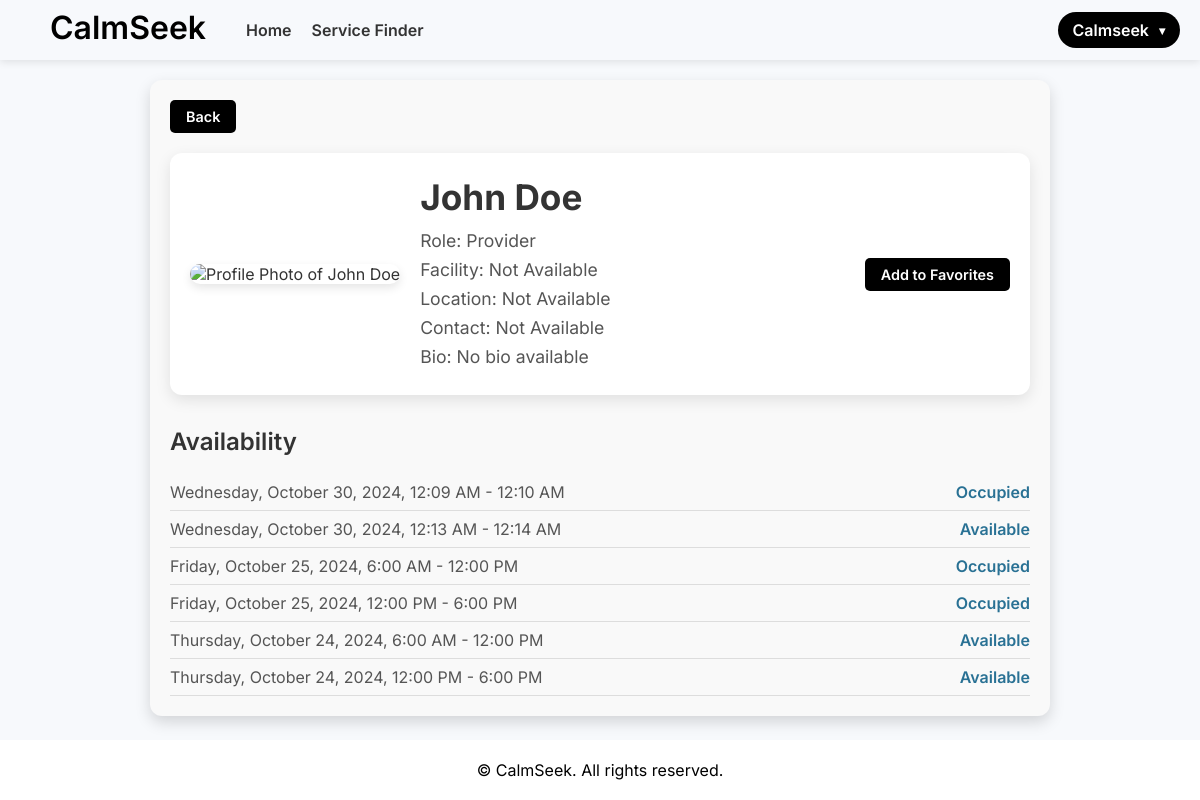
Screenshot of /appointments/providers/1/ (signed in) with the database file from the repository.
### appointments/models.py (models this page shows, shortened)
class Profile(models.Model):
    user = models.OneToOneField(get_user_model(), on_delete=models.CASCADE)
    ROLE_TYPES = [("Provider", "Provider"), ("User", "User"), ("Admin", "Admin")]
    role = models.CharField(max_length=20, choices=ROLE_TYPES, default=None)
    favorites = models.ManyToManyField(
        "self", related_name="favorited_by", symmetrical=False, blank=True
    )

class TimeSlot(models.Model):
    provider = models.ForeignKey(
        User, on_delete=models.CASCADE, related_name="provider_time_slots"
    )
    start_time = models.DateTimeField()
    end_time = models.DateTimeField()
    is_available = models.BooleanField(default=True)

### appointments/views.py (the view)
# urls.py: path("providers/<int:provider_id>/", views.provider_detail, name="provider_detail"),
@login_required
def provider_detail(request, provider_id):
    provider = get_object_or_404(Profile, id=provider_id, role="Provider")
    time_slots = TimeSlot.objects.filter(provider=provider.user)
    return render(
        request,
        "appointments/provider_detail.html",
        {"provider": provider, "time_slots": time_slots},
    )

### appointments/templates/appointments/provider_detail.html (shortened to what this page needs)
{% extends "base.html" %}
{% block content %}
<div class="provider-detail-container">
    <div class="back-btn-container">
        <a href="{% url 'appointments:browse_providers' %}" class="back-btn">Back</a>
    </div>
    <div class="provider-card">
        <div class="profile-photo">
            <img src="{{ provider.profile_photo.url }}" alt="Profile Photo of {{ provider.user.get_full_name }}">
        </div>
        <div class="provider-info">
            <h2 class="provider-name">{{ provider.user.get_full_name }}</h2>
            <p class="provider-role">Role: {{ provider.role }}</p>
            <p class="facility">Facility: {{ provider.facility|default:"Not Available" }}</p>
            <p class="location">Location: {{ provider.location|default:"Not Available" }}</p>
            <p class="contact-info">Contact: {{ provider.contact_info|default:"Not Available" }}</p>
            <p class="bio">Bio: {{ provider.bio|default:"No bio available" }}</p>
        </div>
        <div class="profile-photo">
            {% if provider in request.user.profile.favorites.all %}
            <a href="{% url 'appointments:remove_from_favorites' provider.id %}" class="remove-favorite-btn">Remove from Favorites</a>
            {% else %}
            <a href="{% url 'appointments:add_to_favorites' provider.id %}" class="favorite-btn">Add to Favorites</a>
            {% endif %}
        </div>
    </div>
    <div class="availability-section">
        <h3>Availability</h3>
        <ul>
            {% for slot in time_slots %}
                <li>
                    {{ slot.start_time|date:"l, F j, Y, g:i A" }} -
                    {{ slot.end_time|date:"g:i A" }}
                    <span class="status">{{ slot.is_available|yesno:"Available,Occupied" }}</span>
                </li>
            {% empty %}
                <li>No available slots at the moment.</li>
            {% endfor %}
        </ul>
    </div>
</div>
{% endblock %}

### calmseek/templates/base.html (shortened to what this page needs)
<!DOCTYPE html>
<html lang="en">
<head>
    {% load static %}
    <link rel="stylesheet" href="{% static 'styles.css' %}">
</head>
<body>
<header>
    <div class="container">
        <div class="header-left">
            <h1>CalmSeek</h1>
            <nav>
                <a class="nav-title">Home</a>
                <a class="nav-title">Service Finder</a>
            </nav>
        </div>
        <div class="user-menu" onclick="toggleDropdown()">
            <div class="user-btn">
                {{ user.first_name }}
                <span class="arrow">&#9662;</span>
            </div>
        </div>
    </div>
</header>
<main>
    {% block content %}
    {% endblock %}
</main>
<footer>
    <div class="container">
        <p>&copy; {{ current_year }} CalmSeek. All rights reserved.</p>
    </div>
</footer>
</body>
</html>

### static/css/styles.css (style rules this page uses)
* { margin: 0; padding: 0; box-sizing: border-box; }
body { font-family: 'Inter', sans-serif; background: #f7f9fc; color: #333; display: flex; flex-direction: column; min-height: 100vh; }
header { background: #ffffff00; padding: 0 20px; box-shadow: 0 2px 8px rgba(0, 0, 0, 0.1); position: fixed; width: 100%; top: 0; z-index: 1000; }
header h1 { text-align: center; color: #000000; font-size: 2.0rem; height: 60px; margin-right: 0px; }
header .container { max-width: 1500px; margin: 0 auto; display: flex; justify-content: space-between; align-items: center; height: 60px; background: transparent; box-shadow: none; }
.header-left { display: flex; align-items: center; }
header h1 { font-size: 2rem; font-weight: 600; margin-left: 30px; margin-right: 20px; color: #000; }
nav { display: flex; align-items: center; }
nav a { text-decoration: none; margin-left: 20px; font-weight: 600; color: #333; transition: color 0.3s; }
.user-menu { position: relative; cursor: pointer; }
.user-btn { background-color: #000; color: #fff; padding: 8px 15px; border-radius: 50px; font-weight: 600; display: flex; align-items: center; justify-content: center; transition: background-color 0.3s ease; cursor: pointer; }
.arrow { margin-left: 10px; font-size: 12px; color: #fff; transition: transform 0.3s ease; }
main { margin-top: 80px; }
h1, h2, h3, h4, h5, h6 { line-height: 1.4; margin-top: 16px; margin-bottom: 5px; }
body { font-family: 'Inter', sans-serif; padding: 0; margin: 0; }
main { margin-top: 60px; }
main { flex: 1; animation: fadeIn 0.5s ease-in-out; }
footer p { margin: 0; }
footer { text-align: center; padding: 20px 0; background: #ffffff; color: black; height: 60px; }

### appointments/templates/appointments/provider_detail.html (style rules this page uses)
.favorite-btn { background-color: #000; color: #fff; padding: 8px 16px; border-radius: 5px; font-weight: 600; font-size: 0.9rem; text-align: center; text-decoration: none; transition: background-color 0.3s; }
.back-btn-container { display: flex; justify-content: flex-start; margin-bottom: 20px; }
.back-btn { background-color: #000; color: #fff; padding: 8px 16px; border-radius: 5px; font-weight: 600; font-size: 0.9rem; text-align: center; text-decoration: none; transition: background-color 0.3s; }
.provider-detail-container { max-width: 900px; margin: 20px auto; padding: 20px; background-color: #f9f9f9; border-radius: 12px; box-shadow: 0 6px 15px rgba(0, 0, 0, 0.15); font-family: 'Inter', sans-serif; }
.provider-card { display: flex; gap: 20px; background-color: #fff; padding: 20px; border-radius: 12px; box-shadow: 0 5px 15px rgba(0, 0, 0, 0.1); align-items: center; }
.profile-photo img { width: 120px; height: 100%; border-radius: 12px; object-fit: cover; box-shadow: 0 4px 10px rgba(0, 0, 0, 0.1); }
.provider-info { flex: 1; }
.provider-name { font-size: 2.2rem; font-weight: 700; color: #333; margin: 0; }
.provider-role, .facility, .location, .contact-info, .bio { font-size: 1.1rem; color: #555; margin: 8px 0; }
.availability-section { margin-top: 30px; }
.availability-section h3 { font-size: 1.5rem; font-weight: 600; color: #333; margin-bottom: 15px; }
.availability-section ul { list-style-type: none; padding: 0; }
.availability-section li { font-size: 1rem; color: #555; padding: 8px 0; display: flex; justify-content: space-between; border-bottom: 1px solid #ddd; }
.status { font-weight: 600; color: #297194; }

### rows the page displays
Profile: user.get_full_name "John Doe", role "Provider"
TimeSlot: start_time "Wednesday, October 30, 2024, 12:09 AM", end_time "12:10 AM", is_available "Occupied"
TimeSlot: start_time "Wednesday, October 30, 2024, 12:13 AM", end_time "12:14 AM", is_available "Available"
TimeSlot: start_time "Friday, October 25, 2024, 6:00 AM", end_time "12:00 PM", is_available "Occupied"
TimeSlot: start_time "Friday, October 25, 2024, 12:00 PM", end_time "6:00 PM", is_available "Occupied"
TimeSlot: start_time "Thursday, October 24, 2024, 6:00 AM", end_time "12:00 PM", is_available "Available"
TimeSlot: start_time "Thursday, October 24, 2024, 12:00 PM", end_time "6:00 PM", is_available "Available"

### other values shown
{{ user.first_name }} "Calmseek"
{{ provider.facility|default:"Not Available" }} "Not Available"
{{ provider.location|default:"Not Available" }} "Not Available"
{{ provider.contact_info|default:"Not Available" }} "Not Available"
{{ provider.bio|default:"No bio available" }} "No bio available"
